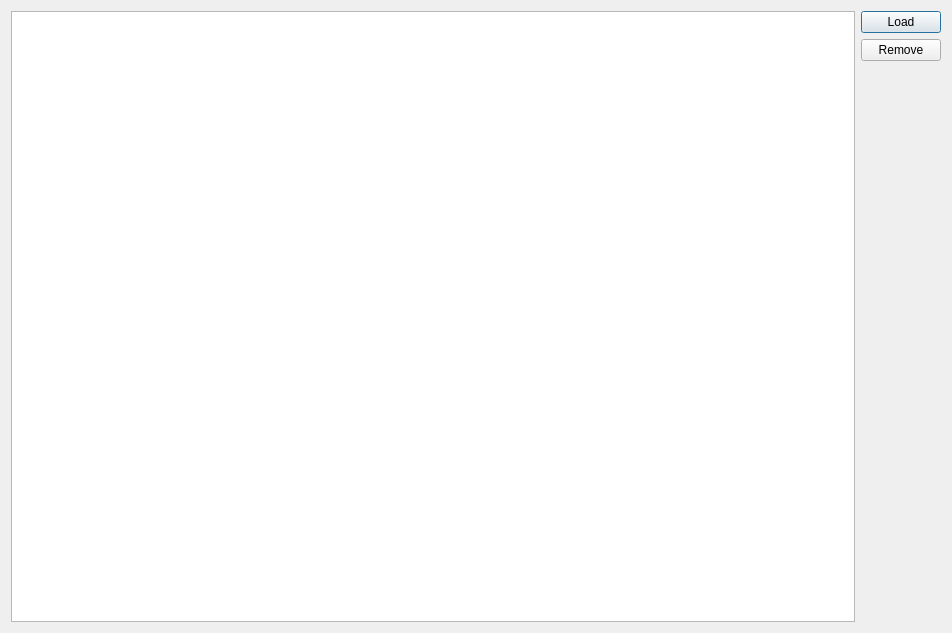
<?xml version="1.0" encoding="UTF-8"?>
<ui version="4.0">
 <class>Dialog</class>
 <widget class="QDialog" name="Dialog">
  <property name="geometry">
   <rect>
    <x>0</x>
    <y>0</y>
    <width>952</width>
    <height>633</height>
   </rect>
  </property>
  <property name="minimumSize">
   <size>
    <width>200</width>
    <height>200</height>
   </size>
  </property>
  <property name="windowTitle">
   <string>Manage Addons</string>
  </property>
  <property name="locale">
   <locale language="English" country="UnitedStates"/>
  </property>
  <layout class="QHBoxLayout" name="horizontalLayout">
   <item>
    <layout class="QHBoxLayout" name="horizontalLayout_2">
     <item>
      <widget class="QListWidget" name="listAddons">
       <property name="sizePolicy">
        <sizepolicy hsizetype="Expanding" vsizetype="Expanding">
         <horstretch>2</horstretch>
         <verstretch>0</verstretch>
        </sizepolicy>
       </property>
      </widget>
     </item>
     <item>
      <layout class="QVBoxLayout" name="verticalLayout">
       <item>
        <widget class="QPushButton" name="btnLoad">
         <property name="text">
          <string>Load</string>
         </property>
        </widget>
       </item>
       <item>
        <widget class="QPushButton" name="btnRemove">
         <property name="text">
          <string>Remove</string>
         </property>
        </widget>
       </item>
       <item>
        <spacer name="verticalSpacer">
         <property name="orientation">
          <enum>Qt::Vertical</enum>
         </property>
         <property name="sizeHint" stdset="0">
          <size>
           <width>20</width>
           <height>40</height>
          </size>
         </property>
        </spacer>
       </item>
      </layout>
     </item>
    </layout>
   </item>
  </layout>
 </widget>
 <resources/>
 <connections/>
</ui>
